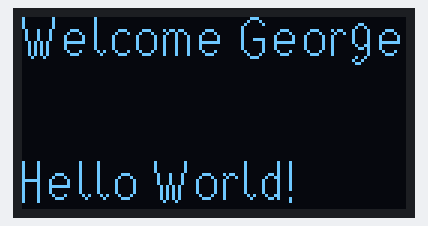
The sketch below on a simulated Arduino Uno, built with avr-gcc and run on an emulated ATmega328P. Shown: 128×64 one-colour display.

Above: at 0.2 s.
At 2.56 s:
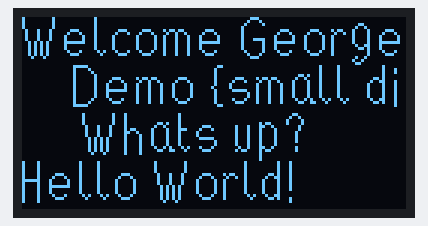
At 11.73 s:
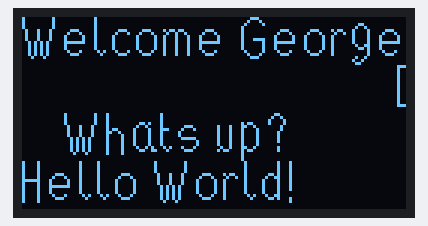
At 20.43 s:
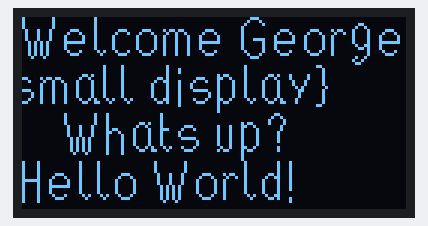
At 29.71 s:
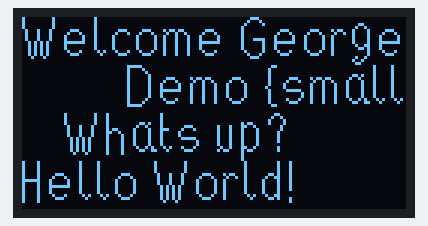
At 38.61 s:
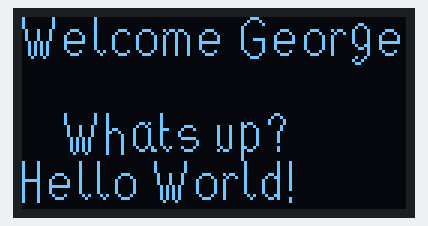

The sketch:

DisplaySmallNano.ino
```cpp
/*
 *  Experiment with the OLED displays
 *  0.96 inch  SSD1315, using the SSD1306 library
 *  1.3 inch   SH1106 using the SH110X library
 *
 *  https://learn.adafruit.com/creating-custom-symbol-font-for-adafruit-gfx-library
 *  https://tchapi.github.io/Adafruit-GFX-Font-Customiser/
 *
 */

#include <Wire.h>
#include <Adafruit_GFX.h>
//#include "FreeSerif12pt7b_special.h" // https://tchapi.github.io/Adafruit-GFX-Font-Customiser/
#include "font_16pix_high.h"
#include <Adafruit_SSD1306.h> // Adafruit SSD 1306 by Adafruit

#define SCREEN_WIDTH 128 // OLED display width, in pixels
#define SCREEN_HEIGHT 64 // OLED display height, in pixels
#define i2c_Address 0x3C //initialize with the I2C addr 0x3C Typically eBay OLED's
//#define i2c_Address 0x3D //initialize with the I2C addr 0x3D Typically Adafruit OLED's
#define OLED_RESET -1

enum DisplayState {
    Off = 0,
    Dim = 1,
    On = 2,
};

Adafruit_SSD1306 display = Adafruit_SSD1306(SCREEN_WIDTH, SCREEN_HEIGHT, &Wire, OLED_RESET);

bool displaystatus = DisplayState::Off;
void display_oled(bool clear, int x, int y, String text) {
  if (displaystatus == DisplayState::Off) return;
  if (clear) display.clearDisplay();
  display.setCursor(x, y);
  display.print(text);
  display.display();
}

// move text, write old location in background color
void display_move(int x, int y, int nx, int ny, String text) {
  if (displaystatus == DisplayState::Off) return;
  display.setCursor(x, y);
  display.setTextColor(SSD1306_BLACK);
  display.print(text);
  display.setCursor(nx, ny);
  display.setTextColor(SSD1306_WHITE);
  display.print(text);
  display.display();
}

DisplayState setDisplay(DisplayState statustoset){
  static DisplayState displaystatus = DisplayState::Dim;
  switch(statustoset){
    case DisplayState::Dim:
      display.ssd1306_command(SSD1306_DISPLAYON);
      //display.dim(true); // dim display
      //displaystatus = DisplayState::Dim; // this display does not support dim
      //displaystatus = DisplayState::On;
      display.ssd1306_command(SSD1306_SETCONTRAST);
      display.ssd1306_command(1);
      displaystatus = DisplayState::Dim; // this display does not support dim ??
      break;
    case DisplayState::On:
      display.ssd1306_command(SSD1306_DISPLAYON);
      display.dim(false);
      displaystatus = DisplayState::On;
      break;
    //case DisplayState::Off:
    default:
      display.ssd1306_command(SSD1306_DISPLAYOFF);
      displaystatus = DisplayState::Off;
  }
  return displaystatus;
}

void clear_display(){
  display.clearDisplay();
  display.display();
}

// String leftrotate(String str, int d){
//    String ans = str.substring(d, str.length() - d) + str.substring(0, d);
//    return ans;
// }

String Line1 = "Welcome George";
String Line2 = "Demo {small display}";
String Line3 = "Whats up?";
String Line4 = "Hello World!";

int prevx, x, minX;
int y1, y2, y3, y4, minY;
bool oncecompleted = false;

void setup() {
  //Serial.begin(115200);

  display.begin(SSD1306_SWITCHCAPVCC, i2c_Address);
  displaystatus = setDisplay(DisplayState::Dim);
  display.clearDisplay();
  //display.setFont(&FreeSerif12pt7b);
  display.setFont(&font_16_pix);
  display.setTextSize(1); // 3 lines of 10-12 chars
  display.setTextColor(SSD1306_WHITE);
  display.setTextWrap(false);
  display.display();

  x = display.width();
  y1 = 16;
  y2 = 32;
  y3 = 48;
  y4 = 64;
  // minX = -128;
  minX = -200; // depends on length of the text
  minY = -22;

  display_oled(true, 0, y1, Line1);
  display_oled(false, x, y2, Line2);
  display_oled(false, x, y3, Line3);
  display_oled(false, 0, y4, Line4);
  prevx = x;
}

void loop() {

  // float tempval = 24.567;
  // display_oled(true, 0, 16, String(tempval, 1) + " \x7F"+"C");  // } \x7F is converted to degrees in this special font.
  // delay(2000);

  display_move(prevx, y2, x, y2, Line2);
  if (!oncecompleted){
    display_move(prevx, y3, x, y3, Line3);
  }

  prevx = x;
  x = x - 3;
  if (x < minX) x = display.width();
  if (x < 12) oncecompleted = true;
  //if (--x < minX) x = display.width(); // this line is moving 1 pixel at the time, this can be too slow

}
```

Source omitted: t_16pix_high.h (data table, 11478 bytes)

Measured:
- what the display in image 5 shows lasts 0.5 s, from 38.4 s to 38.9 s
